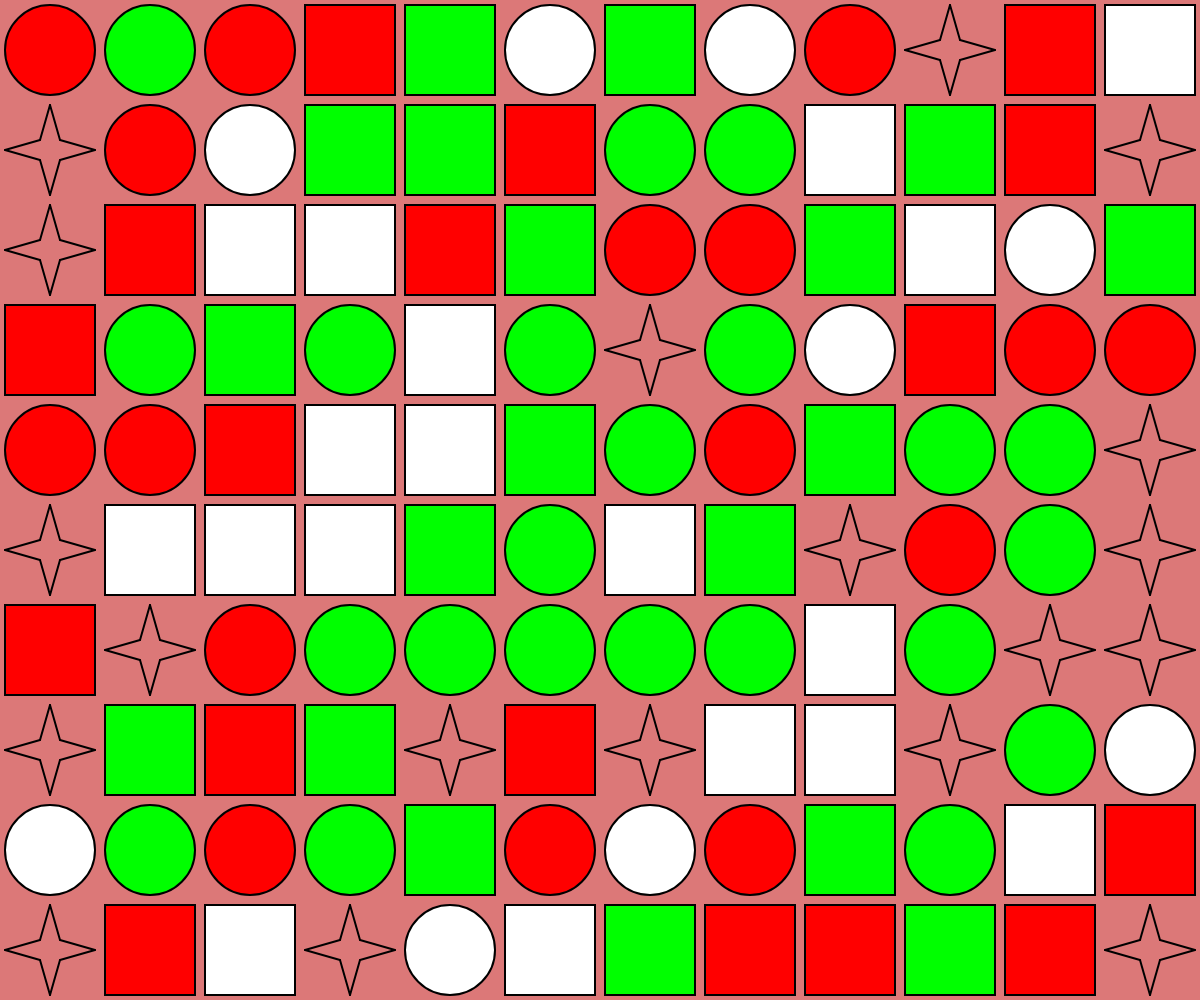
Frame 1 (no input)
Frame 60 (no input): identical to frame 1, image omitted
Frame 120 (the mouse pressed at the canvas centre since frame 60): identical to frame 1, image omitted

The p5.js sketch that drew this single still picture (run headless with seeded random() and noise() and a simulated clock; from frame 60 on, the mouse is pressed at the canvas centre):

// p5.js sketch
// ── sketch.js
function setup() {
  createCanvas(windowWidth, windowHeight);
  rectMode(CENTER);
  angleMode(DEGREES);
  background(220, 120, 120);

  strokeWeight(2);
  let pitch = 100;
  let sqDim = 0.9 * pitch;

  translate(pitch / 2, pitch / 2);

  //randomSeed(1010);
  //draw a column of rows

  // draw a column of rows
  for (let y = 0; y < height; y += pitch) {
    // draw a row of squares
    for (let x = 0; x < width; x += pitch) {
      let rn = random(0, 6);
      let ccc = random(["#ff0000","#00ff00","0000ff"]);

      push();
      fill(ccc);
      translate(x, y);

      if (rn < 3) {
        rect(0, 0, sqDim);
      } else if (rn < 5) {
        ellipse(0, 0, sqDim);
      } else {
        star(0, 0, sqDim, 10, 4);
      }
      pop();
    }
  }
}

function draw() {}

function star(x, y, w, c, l) {
  let r = w / 2;
  push();
  translate(x, y);

  for (let cnt = 0; cnt < l; cnt++) {
    line(c, -c, r, 0);
    line(c, c, r, 0);

    rotate(360 / l);
  }

  // line(-c, c, 0, r);
  // line(c, c, 0, r);

  // line(-c, -c, -r, 0);
  // line(-c, c, -r, 0);

  // line(-c, -c, 0, -r);
  // line(c, -c, 0, -r);
  pop();
}

function mouseClicked(){
  setup();
}
